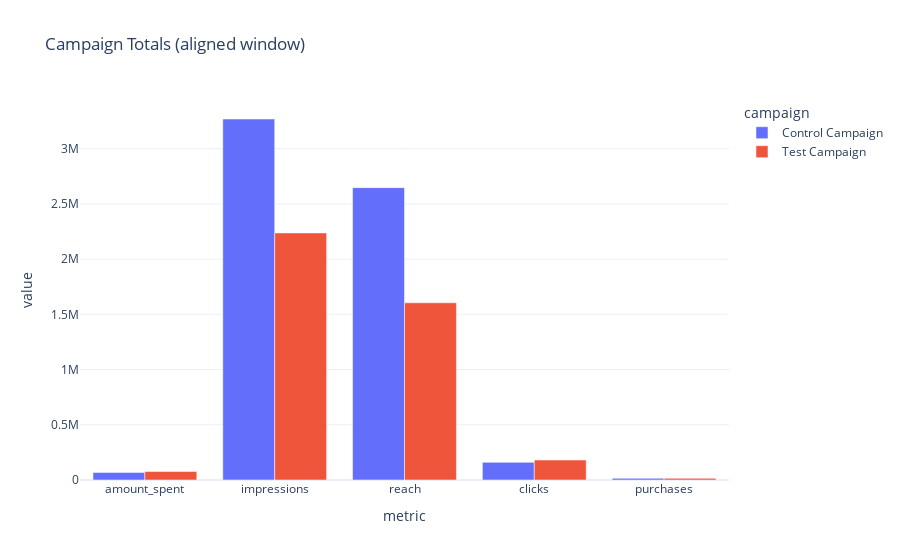

Notebook source saved alongside this figure:
### Code cell
totals_long = summary.melt(
    id_vars="campaign",
    value_vars=["amount_spent","impressions","reach","clicks","purchases"],
    var_name="metric",
    value_name="value"
)
px.bar(
    totals_long, x="metric", y="value", color="campaign", barmode="group",
    title="Campaign Totals (aligned window)"
).show()

### Figure 1 — Plotly figure (JSON) as saved in the notebook; plotly's stock layout.template omitted (floating-point values rounded to 4 significant figures)
{"data": [{"alignmentgroup": "True", "hovertemplate": "campaign=Control Campaign<br>metric=%{x}<br>value=%{y}<extra></extra>", "legendgroup": "Control Campaign", "marker": {"color": "#636efa", "pattern": {"shape": ""}}, "name": "Control Campaign", "offsetgroup": "Control Campaign", "orientation": "v", "showlegend": true, "textposition": "auto", "type": "bar", "x": ["amount_spent", "impressions", "reach", "clicks", "purchases"], "xaxis": "x", "y": [68653, 3269009, 2647372, 159986, 15683], "yaxis": "y"}, {"alignmentgroup": "True", "hovertemplate": "campaign=Test Campaign<br>metric=%{x}<br>value=%{y}<extra></extra>", "legendgroup": "Test Campaign", "marker": {"color": "#EF553B", "pattern": {"shape": ""}}, "name": "Test Campaign", "offsetgroup": "Test Campaign", "orientation": "v", "showlegend": true, "textposition": "auto", "type": "bar", "x": ["amount_spent", "impressions", "reach", "clicks", "purchases"], "xaxis": "x", "y": [76892, 2237544, 1604747, 180970, 15637], "yaxis": "y"}], "layout": {"barmode": "group", "legend": {"title": {"text": "campaign"}, "tracegroupgap": 0}, "title": {"text": "Campaign Totals (aligned window)"}, "xaxis": {"anchor": "y", "domain": [0, 1], "title": {"text": "metric"}}, "yaxis": {"anchor": "x", "domain": [0, 1], "title": {"text": "value"}}}}
